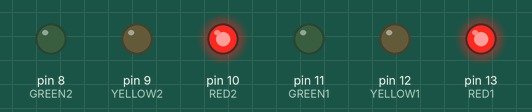
This sketch was run on a simulated Arduino Uno, built with avr-gcc and run on an emulated ATmega328P. On the bench: output pins drawn as LEDs (lit = HIGH).

Above: at 0.1 s.
At 1.1 s:
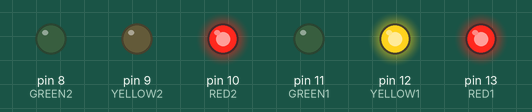
At 11.1 s:
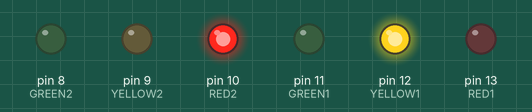
At 13.1 s:
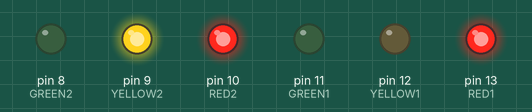
At 26.1 s:
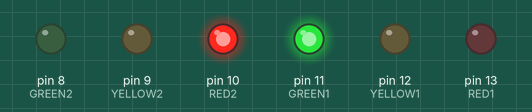
At 38.1 s:
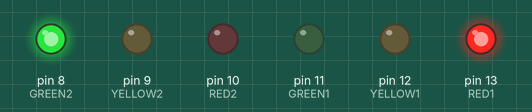
Timing chart, 0 to 39.6 s (numbered marks = the images above):
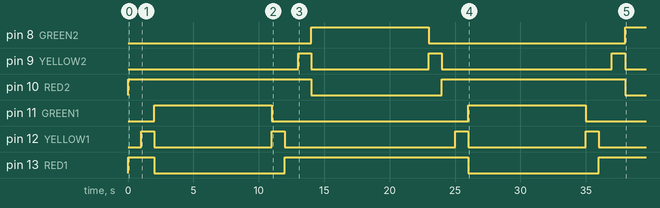

The sketch:

traffic-lights.ino
```cpp
/*
* Traffic light (group) 1: Pins  11-13
* Traffic light (group) 2: Pins   8-10
*/

const int RED1 = 13;
const int YELLOW1 = 12;
const int GREEN1 = 11;

const int RED2 = 10;
const int YELLOW2 = 9;
const int GREEN2 = 8;

const int LONG_PHASE = 9000;
const int SHORT_PHASE = 1000;

void setup() {
  pinMode(RED1, OUTPUT);
  pinMode(YELLOW1, OUTPUT);
  pinMode(GREEN1, OUTPUT);
  pinMode(RED2, OUTPUT);
  pinMode(YELLOW2, OUTPUT);
  pinMode(GREEN2, OUTPUT);

  // Traffic light 1 Red
  setRed(1, HIGH);
}

void loop() {
  // Traffic light 2 Red
  setGreen(2, LOW);
  setYellow(2, LOW);
  setRed(2, HIGH);

  delay(SHORT_PHASE);

  // Traffic light 1 Red, Yellow
  setYellow(1, HIGH);

  delay(SHORT_PHASE);

  // Traffic light 1 Green
  setRed(1, LOW);
  setYellow(1, LOW);
  setGreen(1, HIGH);

  delay(LONG_PHASE);

  // Traffic light 1 Yellow
  setGreen(1, LOW);
  setYellow(1, HIGH);

  delay(SHORT_PHASE);

  // Traffic light 1 Red
  setYellow(1, LOW);
  setRed(1, HIGH);

  delay(SHORT_PHASE);

  // Traffic light 2 Red, Yellow
  setYellow(2, HIGH);

  delay(SHORT_PHASE);

  // Traffic light 2 Green
  setRed(2, LOW);
  setYellow(2, LOW);
  setGreen(2, HIGH);

  delay(LONG_PHASE);

  // Traffic light 2 Yellow
  setGreen(2, LOW);
  setYellow(2, HIGH);

  delay(SHORT_PHASE);

}

void setGreen(int ampel, int value) {
  if (ampel == 1) {
    digitalWrite(GREEN1, value);
  }
  else {
    digitalWrite(GREEN2, value);
  }
}

void setYellow(int ampel, int value) {
  if (ampel == 1) {
    digitalWrite(YELLOW1, value);
  }
  else {
    digitalWrite(YELLOW2, value);
  }
}

void setRed(int ampel, int value) {
  if (ampel == 1) {
    digitalWrite(RED1, value);
  }
  else {
    digitalWrite(RED2, value);
  }
}
```

Measured:
- by itself, pin 8 (GREEN2): LOW → HIGH at 14.0 s, → LOW 9.0 s later, → HIGH 15.0 s later
- by itself, pin 9 (YELLOW2): goes HIGH 1.0 s, LOW 9.0 s, HIGH 1.0 s, LOW 13.0 s, HIGH 1.0 s, then LOW
- by itself, pin 10 (RED2), pin 13 (RED1): alternates HIGH for 14.0 s and LOW for 10.0 s
- by itself, pin 11 (GREEN1): alternates HIGH for 9.0 s and LOW for 15.0 s
- by itself, pin 12 (YELLOW1): LOW → HIGH at 1.0 s, → LOW 1.0 s later, → HIGH 9.0 s later, → LOW 1.0 s later, … (8 changes in this stretch)
